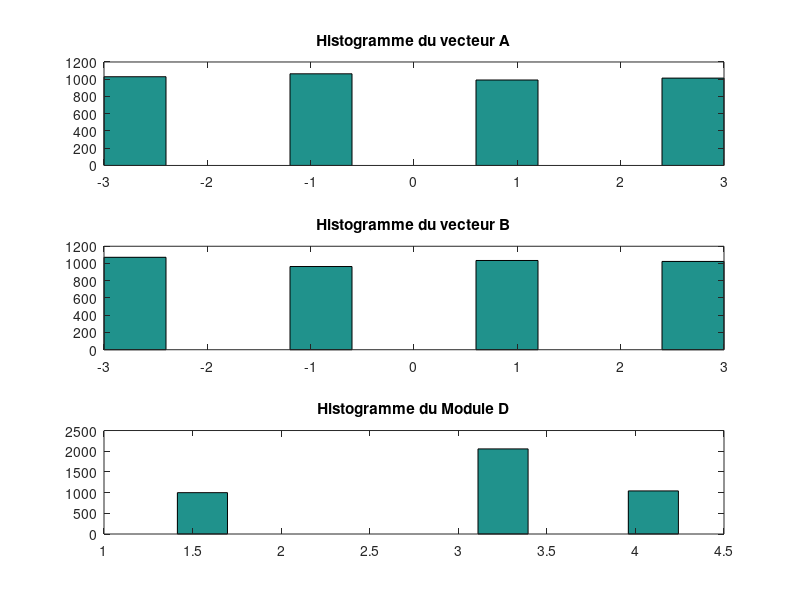
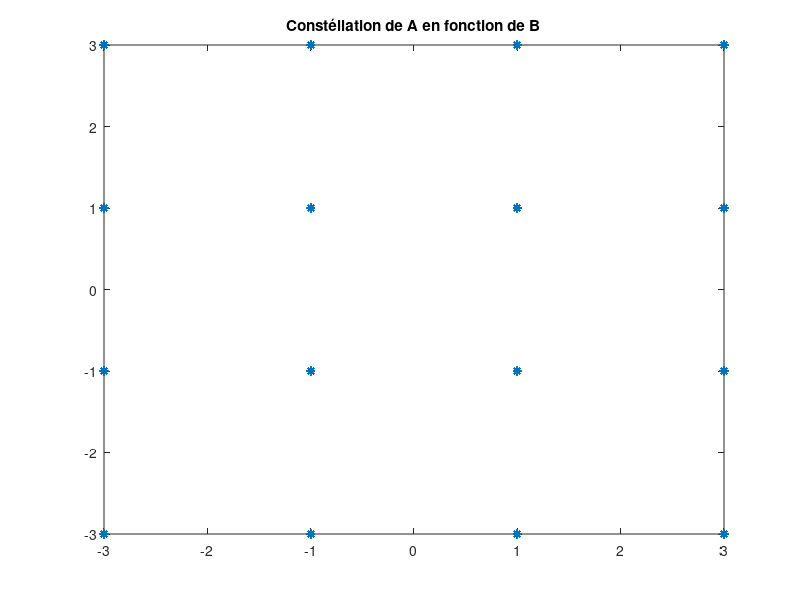

Reproduce these figures in MATLAB, in order. (Note: this script raises an error after producing the figures.)
clc, clear, close all

% Vecteur A et B 
N = 4096;
Nb_symbole = 30;
x = rand(N,Nb_symbole);
v1 = floor(4*x);
x = rand(N,Nb_symbole);
v2 = floor(4*x);

%Vecteur A 
A = zeros(N, Nb_symbole);
A(v1 == 0) = -3;
A(v1 ==1) = -1;
A(v1 ==2) = 1;
A(v1 ==3) = 3;

%Vecteur B 
B = zeros(N, Nb_symbole);
B(v2 == 0) = -3;
B(v2 ==1) = -1;
B(v2 ==2) = 1;
B(v2 ==3) = 3;

figure(1)
subplot(3,1,1);
hist(A(:,1));
title("Histogramme du vecteur A");
subplot(3,1,2);
hist(B(:,1));
title("Histogramme du vecteur B");

figure(2)
plot(A(:,1),B(:,1), "*");
title("Constéllation de A en fonction de B")

D = A + i*B;
ModuleD = sqrt(A.^2 + B.^2);
figure(1)
subplot(3,1,3);
hist(ModuleD(:,1));
title("Histogramme du Module D");


%Question 2

f1 = 1;
Te = 1/f1;
Nt = 64;
t = ((0:Nt-1)/Nt)*Te;
z = A(1,1)*cos(2*pi*f1*t) - B(1,1)*sin(2*pi*f1*t);


% Création d'un symbole M
Nk = Nt/4;
for j = 1:Nk
    Z(:,j) = A(1,j)*cos(2*pi*j*f1*t) - B(1,j)*sin(2*pi*j*f1*t);
    
end 
Z1 = sum(Z,2);

M = symboleM(f1,Nk,Nt,A(:,1),B(:,1));

figure(3)
subplot(1,2,1);
plot(t,Z);
title("Tout les signaux");

subplot(1,2,2);
plot(t,Z1);
title("Signal Z(t)");

figure(4)
v = fft(M);
plot(real(v), imag(v), "*");
figure(5)
stem(abs(v));
title("DSP d'un symbole");

% Question 3
Zm = signalOFDM(f1,Nk,Nt, A, B, Nb_symbole);


% Question 4
d=4;
Zm_cp = signal_CP_OFDM(Zm, Nt, d);


function M = symboleM(f1,Nk,Nt,A,B)

    Te = 1/f1;
    t = ((0:Nt-1)/Nt)*Te;
    z = A(1)*cos(2*pi*f1*t) - B(1)*sin(2*pi*f1*t);

    for j = 1:Nk
    Z(:,j) = A(j)*cos(2*pi*j*f1*t) - B(j)*sin(2*pi*j*f1*t);
    
    end 
    M = sum(Z,2);

end 


function Zm = signalOFDM(f1,Nk,Nt, A, B, Nb_symbole)

    Zm = zeros(Nt, Nb_symbole);
    for i = 1:Nb_symbole
        Zm(:,i) = symboleM(f1,Nk,Nt,A(:,i),B(:,i));
    end

end 

function Zm_cp = signal_CP_OFDM(Zm, Nt, d)
    Zm_cp = [ Zm(end-(Nt/d)+1:end,:) ; Zm ];

end 
